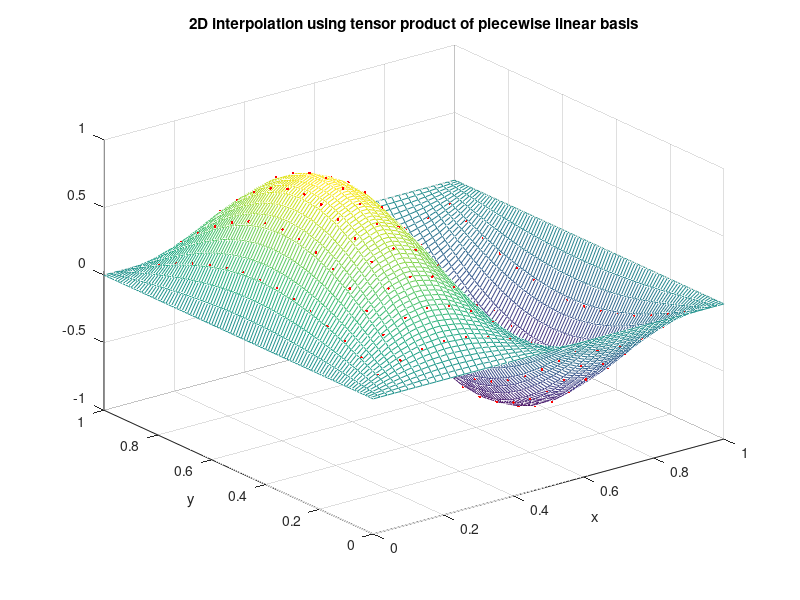

MATLAB code for this plot:
clear,clc % tensor product of piecewise linear basis interpolation
%% grid points
l1 = 4; l2 = 4;
N1 = pow2(l1); N2 = pow2(l2);
h1 = 1/N1; h2 = 1/N2;
x = h1:h1:1-h1; y = h2:h2:1-h2;
[X,Y] = meshgrid(x,y);
%% plot points
xx = 0:0.02:1; yy = 0:0.01:1;
[XX,YY] = meshgrid(xx,yy);
%% piecewise linear basis
f1 = zeros(length(xx),N1-1);      % for x
for i = 1:(N1-1)
f1(:,i) = (1-abs((xx-i*h1)/h1)).*(xx>=(i-1)*h1).*(xx<=(i+1)*h1);
end
f2 = zeros(length(yy),N2-1);      % for y
for i = 1:(N2-1)
f2(:,i) = (1-abs((yy-i*h2)/h2)).*(yy>=(i-1)*h2).*(yy<=(i+1)*h2);
end
base = zeros(length(yy),length(xx),N1-1,N2-1);
for i = 1:N1-1                    % tensor product 
    for j = 1:N2-1
        base(:,:,i,j) = f2(:,j)*(f1(:,i)');
         mesh(XX,YY,base(:,:,i,j)); hold on; 
    end
end
%% true plot
% g = sin(2*pi*XX).*sin(pi*YY);
% mesh(XX,YY,g); xlabel('x'); ylabel('y');
%% interpolation using tensor product of piecewise linear functions
gint = sin(2*pi*X).*sin(pi*Y);     % value on grid points
value = zeros(length(yy),length(xx));
for k = 1:N1-1
    for l = 1:N2-1
        value = value + base(:,:,k,l)*gint(l,k);
    end
end
hold off; mesh(XX,YY,value,'DisplayName','interpolation mesh'); 
xlabel('x'); ylabel('y'); 
title('2D interpolation using tensor product of piecewise linear basis');
hold on; plot3(X,Y,gint,'.r');    % interpolation points




